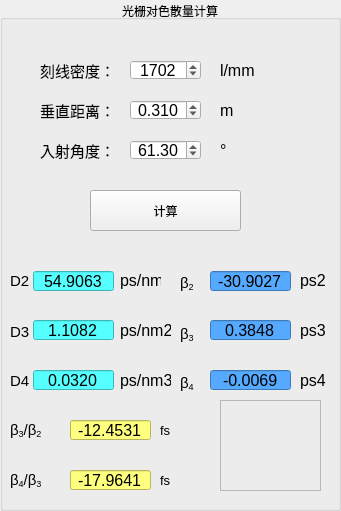
  <widget class="QGroupBox" name="groupBox_2">
   <property name="geometry">
    <rect>
     <x>400</x>
     <y>30</y>
     <width>341</width>
     <height>511</height>
    </rect>
   </property>
   <property name="title">
    <string>光栅对色散量计算</string>
   </property>
   <property name="alignment">
    <set>Qt::AlignCenter</set>
   </property>
   <widget class="QLabel" name="label_36">
    <property name="geometry">
     <rect>
      <x>120</x>
      <y>270</y>
      <width>41</width>
      <height>21</height>
     </rect>
    </property>
    <property name="font">
     <font>
      <pointsize>12</pointsize>
     </font>
    </property>
    <property name="text">
     <string>ps/nm</string>
    </property>
   </widget>
   <widget class="QLabel" name="label_34">
    <property name="geometry">
     <rect>
      <x>120</x>
      <y>320</y>
      <width>51</width>
      <height>21</height>
     </rect>
    </property>
    <property name="font">
     <font>
      <pointsize>12</pointsize>
     </font>
    </property>
    <property name="text">
     <string>ps/nm2</string>
    </property>
   </widget>
   <widget class="QLabel" name="label_31">
    <property name="geometry">
     <rect>
      <x>120</x>
      <y>370</y>
      <width>51</width>
      <height>21</height>
     </rect>
    </property>
    <property name="font">
     <font>
      <pointsize>12</pointsize>
     </font>
    </property>
    <property name="text">
     <string>ps/nm3</string>
    </property>
   </widget>
   <widget class="QLabel" name="label_35">
    <property name="geometry">
     <rect>
      <x>10</x>
      <y>273</y>
      <width>21</width>
      <height>16</height>
     </rect>
    </property>
    <property name="font">
     <font>
      <pointsize>11</pointsize>
     </font>
    </property>
    <property name="text">
     <string>D2</string>
    </property>
   </widget>
   <widget class="QLabel" name="label_33">
    <property name="geometry">
     <rect>
      <x>10</x>
      <y>373</y>
      <width>21</width>
      <height>16</height>
     </rect>
    </property>
    <property name="font">
     <font>
      <pointsize>11</pointsize>
     </font>
    </property>
    <property name="text">
     <string>D4</string>
    </property>
   </widget>
   <widget class="QLabel" name="label_32">
    <property name="geometry">
     <rect>
      <x>10</x>
      <y>324</y>
      <width>21</width>
      <height>16</height>
     </rect>
    </property>
    <property name="font">
     <font>
      <pointsize>11</pointsize>
     </font>
    </property>
    <property name="text">
     <string>D3</string>
    </property>
   </widget>
   <widget class="QLabel" name="label_37">
    <property name="geometry">
     <rect>
      <x>180</x>
      <y>373</y>
      <width>31</width>
      <height>21</height>
     </rect>
    </property>
    <property name="font">
     <font>
      <pointsize>10</pointsize>
     </font>
    </property>
    <property name="text">
     <string>&lt;html&gt;&lt;head/&gt;&lt;body&gt;&lt;p&gt;&lt;span style=&quot; font-size:11pt;&quot;&gt;β&lt;/span&gt;&lt;span style=&quot; font-size:11pt; vertical-align:sub;&quot;&gt;4&lt;/span&gt;&lt;/p&gt;&lt;/body&gt;&lt;/html&gt;</string>
    </property>
   </widget>
   <widget class="QLabel" name="label_38">
    <property name="geometry">
     <rect>
      <x>300</x>
      <y>320</y>
      <width>31</width>
      <height>21</height>
     </rect>
    </property>
    <property name="font">
     <font>
      <pointsize>12</pointsize>
     </font>
    </property>
    <property name="text">
     <string>ps3</string>
    </property>
   </widget>
   <widget class="QLabel" name="label_39">
    <property name="geometry">
     <rect>
      <x>180</x>
      <y>324</y>
      <width>31</width>
      <height>21</height>
     </rect>
    </property>
    <property name="font">
     <font>
      <pointsize>10</pointsize>
     </font>
    </property>
    <property name="text">
     <string>&lt;html&gt;&lt;head/&gt;&lt;body&gt;&lt;p&gt;&lt;span style=&quot; font-size:11pt;&quot;&gt;β&lt;/span&gt;&lt;span style=&quot; font-size:11pt; vertical-align:sub;&quot;&gt;3&lt;/span&gt;&lt;/p&gt;&lt;/body&gt;&lt;/html&gt;</string>
    </property>
   </widget>
   <widget class="QLabel" name="label_40">
    <property name="geometry">
     <rect>
      <x>180</x>
      <y>273</y>
      <width>31</width>
      <height>21</height>
     </rect>
    </property>
    <property name="font">
     <font>
      <pointsize>10</pointsize>
     </font>
    </property>
    <property name="text">
     <string>&lt;html&gt;&lt;head/&gt;&lt;body&gt;&lt;p&gt;&lt;span style=&quot; font-size:11pt;&quot;&gt;β&lt;/span&gt;&lt;span style=&quot; font-size:11pt; vertical-align:sub;&quot;&gt;2&lt;/span&gt;&lt;/p&gt;&lt;/body&gt;&lt;/html&gt;</string>
    </property>
   </widget>
   <widget class="QLabel" name="label_41">
    <property name="geometry">
     <rect>
      <x>300</x>
      <y>270</y>
      <width>31</width>
      <height>21</height>
     </rect>
    </property>
    <property name="font">
     <font>
      <pointsize>12</pointsize>
     </font>
    </property>
    <property name="text">
     <string>ps2</string>
    </property>
   </widget>
   <widget class="QLabel" name="label_42">
    <property name="geometry">
     <rect>
      <x>300</x>
      <y>370</y>
      <width>31</width>
      <height>21</height>
     </rect>
    </property>
    <property name="font">
     <font>
      <pointsize>12</pointsize>
     </font>
    </property>
    <property name="text">
     <string>ps4</string>
    </property>
   </widget>
   <widget class="QPushButton" name="gcal">
    <property name="geometry">
     <rect>
      <x>90</x>
      <y>190</y>
      <width>151</width>
      <height>41</height>
     </rect>
    </property>
    <property name="text">
     <string>计算</string>
    </property>
   </widget>
   <widget class="QDoubleSpinBox" name="G">
    <property name="geometry">
     <rect>
      <x>130</x>
      <y>100</y>
      <width>71</width>
      <height>20</height>
     </rect>
    </property>
    <property name="font">
     <font>
      <pointsize>12</pointsize>
     </font>
    </property>
    <property name="alignment">
     <set>Qt::AlignCenter</set>
    </property>
    <property name="decimals">
     <number>3</number>
    </property>
    <property name="maximum">
     <double>2.000000000000000</double>
    </property>
    <property name="singleStep">
     <double>0.001000000000000</double>
    </property>
    <property name="value">
     <double>0.310000000000000</double>
    </property>
   </widget>
   <widget class="QDoubleSpinBox" name="theta_o">
    <property name="geometry">
     <rect>
      <x>130</x>
      <y>140</y>
      <width>71</width>
      <height>20</height>
     </rect>
    </property>
    <property name="font">
     <font>
      <pointsize>12</pointsize>
     </font>
    </property>
    <property name="styleSheet">
     <string notr="true"/>
    </property>
    <property name="alignment">
     <set>Qt::AlignCenter</set>
    </property>
    <property name="maximum">
     <double>90.000000000000000</double>
    </property>
    <property name="value">
     <double>61.299999999999997</double>
    </property>
   </widget>
   <widget class="QDoubleSpinBox" name="N_o">
    <property name="geometry">
     <rect>
      <x>130</x>
      <y>60</y>
      <width>71</width>
      <height>20</height>
     </rect>
    </property>
    <property name="font">
     <font>
      <pointsize>12</pointsize>
     </font>
    </property>
    <property name="alignment">
     <set>Qt::AlignCenter</set>
    </property>
    <property name="decimals">
     <number>0</number>
    </property>
    <property name="maximum">
     <double>2000.000000000000000</double>
    </property>
    <property name="value">
     <double>1702.000000000000000</double>
    </property>
   </widget>
   <widget class="QLabel" name="label_45">
    <property name="geometry">
     <rect>
      <x>220</x>
      <y>60</y>
      <width>41</width>
      <height>21</height>
     </rect>
    </property>
    <property name="font">
     <font>
      <pointsize>12</pointsize>
     </font>
    </property>
    <property name="text">
     <string>l/mm</string>
    </property>
   </widget>
   <widget class="QLabel" name="label_44">
    <property name="geometry">
     <rect>
      <x>220</x>
      <y>100</y>
      <width>51</width>
      <height>21</height>
     </rect>
    </property>
    <property name="font">
     <font>
      <pointsize>12</pointsize>
     </font>
    </property>
    <property name="text">
     <string>m</string>
    </property>
   </widget>
   <widget class="QLabel" name="label_43">
    <property name="geometry">
     <rect>
      <x>220</x>
      <y>140</y>
      <width>51</width>
      <height>21</height>
     </rect>
    </property>
    <property name="font">
     <font>
      <pointsize>12</pointsize>
     </font>
    </property>
    <property name="text">
     <string>°</string>
    </property>
   </widget>
   <widget class="QLabel" name="label_48">
    <property name="geometry">
     <rect>
      <x>40</x>
      <y>60</y>
      <width>71</width>
      <height>20</height>
     </rect>
    </property>
    <property name="font">
     <font>
      <pointsize>11</pointsize>
     </font>
    </property>
    <property name="text">
     <string>刻线密度：</string>
    </property>
   </widget>
   <widget class="QLabel" name="label_46">
    <property name="geometry">
     <rect>
      <x>40</x>
      <y>100</y>
      <width>71</width>
      <height>20</height>
     </rect>
    </property>
    <property name="font">
     <font>
      <pointsize>11</pointsize>
     </font>
    </property>
    <property name="text">
     <string>垂直距离：</string>
    </property>
   </widget>
   <widget class="QLabel" name="label_47">
    <property name="geometry">
     <rect>
      <x>40</x>
      <y>140</y>
      <width>71</width>
      <height>20</height>
     </rect>
    </property>
    <property name="font">
     <font>
      <pointsize>11</pointsize>
     </font>
    </property>
    <property name="text">
     <string>入射角度：</string>
    </property>
   </widget>
   <widget class="QLineEdit" name="rg_D2">
    <property name="geometry">
     <rect>
      <x>33</x>
      <y>271</y>
      <width>81</width>
      <height>20</height>
     </rect>
    </property>
    <property name="font">
     <font>
      <pointsize>12</pointsize>
     </font>
    </property>
    <property name="styleSheet">
     <string notr="true">background-color: rgb(85, 255, 255);</string>
    </property>
    <property name="text">
     <string>54.9063</string>
    </property>
    <property name="alignment">
     <set>Qt::AlignCenter</set>
    </property>
    <property name="readOnly">
     <bool>true</bool>
    </property>
    <property name="clearButtonEnabled">
     <bool>false</bool>
    </property>
   </widget>
   <widget class="QLineEdit" name="rg_D3">
    <property name="geometry">
     <rect>
      <x>33</x>
      <y>320</y>
      <width>81</width>
      <height>20</height>
     </rect>
    </property>
    <property name="font">
     <font>
      <pointsize>12</pointsize>
     </font>
    </property>
    <property name="styleSheet">
     <string notr="true">background-color: rgb(85, 255, 255);</string>
    </property>
    <property name="text">
     <string>1.1082</string>
    </property>
    <property name="alignment">
     <set>Qt::AlignCenter</set>
    </property>
    <property name="readOnly">
     <bool>true</bool>
    </property>
    <property name="clearButtonEnabled">
     <bool>false</bool>
    </property>
   </widget>
   <widget class="QLineEdit" name="rg_D4">
    <property name="geometry">
     <rect>
      <x>33</x>
      <y>370</y>
      <width>81</width>
      <height>20</height>
     </rect>
    </property>
    <property name="font">
     <font>
      <pointsize>12</pointsize>
     </font>
    </property>
    <property name="styleSheet">
     <string notr="true">background-color: rgb(85, 255, 255);</string>
    </property>
    <property name="text">
     <string>0.0320</string>
    </property>
    <property name="alignment">
     <set>Qt::AlignCenter</set>
    </property>
    <property name="readOnly">
     <bool>true</bool>
    </property>
    <property name="clearButtonEnabled">
     <bool>false</bool>
    </property>
   </widget>
   <widget class="QLineEdit" name="rg_beta3">
    <property name="geometry">
     <rect>
      <x>210</x>
      <y>320</y>
      <width>81</width>
      <height>20</height>
     </rect>
    </property>
    <property name="font">
     <font>
      <pointsize>12</pointsize>
     </font>
    </property>
    <property name="styleSheet">
     <string notr="true">background-color: rgb(85, 170, 255);</string>
    </property>
    <property name="text">
     <string>0.3848</string>
    </property>
    <property name="alignment">
     <set>Qt::AlignCenter</set>
    </property>
    <property name="readOnly">
     <bool>true</bool>
    </property>
    <property name="clearButtonEnabled">
     <bool>false</bool>
    </property>
   </widget>
   <widget class="QLineEdit" name="rg_beta4">
    <property name="geometry">
     <rect>
      <x>210</x>
      <y>370</y>
      <width>81</width>
      <height>20</height>
     </rect>
    </property>
    <property name="font">
     <font>
      <pointsize>12</pointsize>
     </font>
    </property>
    <property name="styleSheet">
     <string notr="true">background-color: rgb(85, 170, 255);</string>
    </property>
    <property name="text">
     <string>-0.0069</string>
    </property>
    <property name="alignment">
     <set>Qt::AlignCenter</set>
    </property>
    <property name="readOnly">
     <bool>true</bool>
    </property>
    <property name="clearButtonEnabled">
     <bool>false</bool>
    </property>
   </widget>
   <widget class="QLineEdit" name="rg_beta2">
    <property name="geometry">
     <rect>
      <x>210</x>
      <y>271</y>
      <width>81</width>
      <height>20</height>
     </rect>
    </property>
    <property name="font">
     <font>
      <pointsize>12</pointsize>
     </font>
    </property>
    <property name="styleSheet">
     <string notr="true">background-color: rgb(85, 170, 255);</string>
    </property>
    <property name="text">
     <string>-30.9027</string>
    </property>
    <property name="alignment">
     <set>Qt::AlignCenter</set>
    </property>
    <property name="readOnly">
     <bool>true</bool>
    </property>
    <property name="clearButtonEnabled">
     <bool>false</bool>
    </property>
   </widget>
   <widget class="QFrame" name="frame">
    <property name="geometry">
     <rect>
      <x>220</x>
      <y>400</y>
      <width>101</width>
      <height>91</height>
     </rect>
    </property>
    <property name="styleSheet">
     <string notr="true">image: url(:/logo/avatar.png);</string>
    </property>
    <property name="frameShape">
     <enum>QFrame::StyledPanel</enum>
    </property>
    <property name="frameShadow">
     <enum>QFrame::Raised</enum>
    </property>
   </widget>
   <widget class="QLineEdit" name="be3_be2">
    <property name="geometry">
     <rect>
      <x>70</x>
      <y>420</y>
      <width>81</width>
      <height>20</height>
     </rect>
    </property>
    <property name="font">
     <font>
      <pointsize>12</pointsize>
     </font>
    </property>
    <property name="styleSheet">
     <string notr="true">background-color: rgb(255, 255, 127);</string>
    </property>
    <property name="text">
     <string>-12.4531</string>
    </property>
    <property name="alignment">
     <set>Qt::AlignCenter</set>
    </property>
    <property name="readOnly">
     <bool>true</bool>
    </property>
    <property name="clearButtonEnabled">
     <bool>false</bool>
    </property>
   </widget>
   <widget class="QLineEdit" name="be4_be3">
    <property name="geometry">
     <rect>
      <x>70</x>
      <y>470</y>
      <width>81</width>
      <height>20</height>
     </rect>
    </property>
    <property name="font">
     <font>
      <pointsize>12</pointsize>
     </font>
    </property>
    <property name="styleSheet">
     <string notr="true">background-color: rgb(255, 255, 127);</string>
    </property>
    <property name="text">
     <string>-17.9641</string>
    </property>
    <property name="alignment">
     <set>Qt::AlignCenter</set>
    </property>
    <property name="readOnly">
     <bool>true</bool>
    </property>
    <property name="clearButtonEnabled">
     <bool>false</bool>
    </property>
   </widget>
   <widget class="QLabel" name="label_51">
    <property name="geometry">
     <rect>
      <x>10</x>
      <y>420</y>
      <width>61</width>
      <height>21</height>
     </rect>
    </property>
    <property name="font">
     <font>
      <pointsize>10</pointsize>
     </font>
    </property>
    <property name="text">
     <string>&lt;html&gt;&lt;head/&gt;&lt;body&gt;&lt;p&gt;&lt;span style=&quot; font-size:11pt;&quot;&gt;β&lt;/span&gt;&lt;span style=&quot; font-size:11pt; vertical-align:sub;&quot;&gt;3&lt;/span&gt;&lt;span style=&quot; font-size:11pt;&quot;&gt;/β&lt;/span&gt;&lt;span style=&quot; font-size:11pt; vertical-align:sub;&quot;&gt;2&lt;/span&gt;&lt;/p&gt;&lt;/body&gt;&lt;/html&gt;</string>
    </property>
   </widget>
   <widget class="QLabel" name="label_52">
    <property name="geometry">
     <rect>
      <x>10</x>
      <y>470</y>
      <width>61</width>
      <height>21</height>
     </rect>
    </property>
    <property name="font">
     <font>
      <pointsize>10</pointsize>
     </font>
    </property>
    <property name="text">
     <string>&lt;html&gt;&lt;head/&gt;&lt;body&gt;&lt;p&gt;&lt;span style=&quot; font-size:11pt;&quot;&gt;β&lt;/span&gt;&lt;span style=&quot; font-size:11pt; vertical-align:sub;&quot;&gt;4&lt;/span&gt;&lt;span style=&quot; font-size:11pt;&quot;&gt;/β&lt;/span&gt;&lt;span style=&quot; font-size:11pt; vertical-align:sub;&quot;&gt;3&lt;/span&gt;&lt;/p&gt;&lt;/body&gt;&lt;/html&gt;</string>
    </property>
   </widget>
   <widget class="QLabel" name="label_53">
    <property name="geometry">
     <rect>
      <x>160</x>
      <y>420</y>
      <width>21</width>
      <height>21</height>
     </rect>
    </property>
    <property name="font">
     <font>
      <pointsize>10</pointsize>
     </font>
    </property>
    <property name="text">
     <string>&lt;html&gt;&lt;head/&gt;&lt;body&gt;&lt;p&gt;fs&lt;/p&gt;&lt;/body&gt;&lt;/html&gt;</string>
    </property>
   </widget>
   <widget class="QLabel" name="label_54">
    <property name="geometry">
     <rect>
      <x>160</x>
      <y>470</y>
      <width>21</width>
      <height>21</height>
     </rect>
    </property>
    <property name="font">
     <font>
      <pointsize>10</pointsize>
     </font>
    </property>
    <property name="text">
     <string>&lt;html&gt;&lt;head/&gt;&lt;body&gt;&lt;p&gt;fs&lt;/p&gt;&lt;/body&gt;&lt;/html&gt;</string>
    </property>
   </widget>
  </widget>
